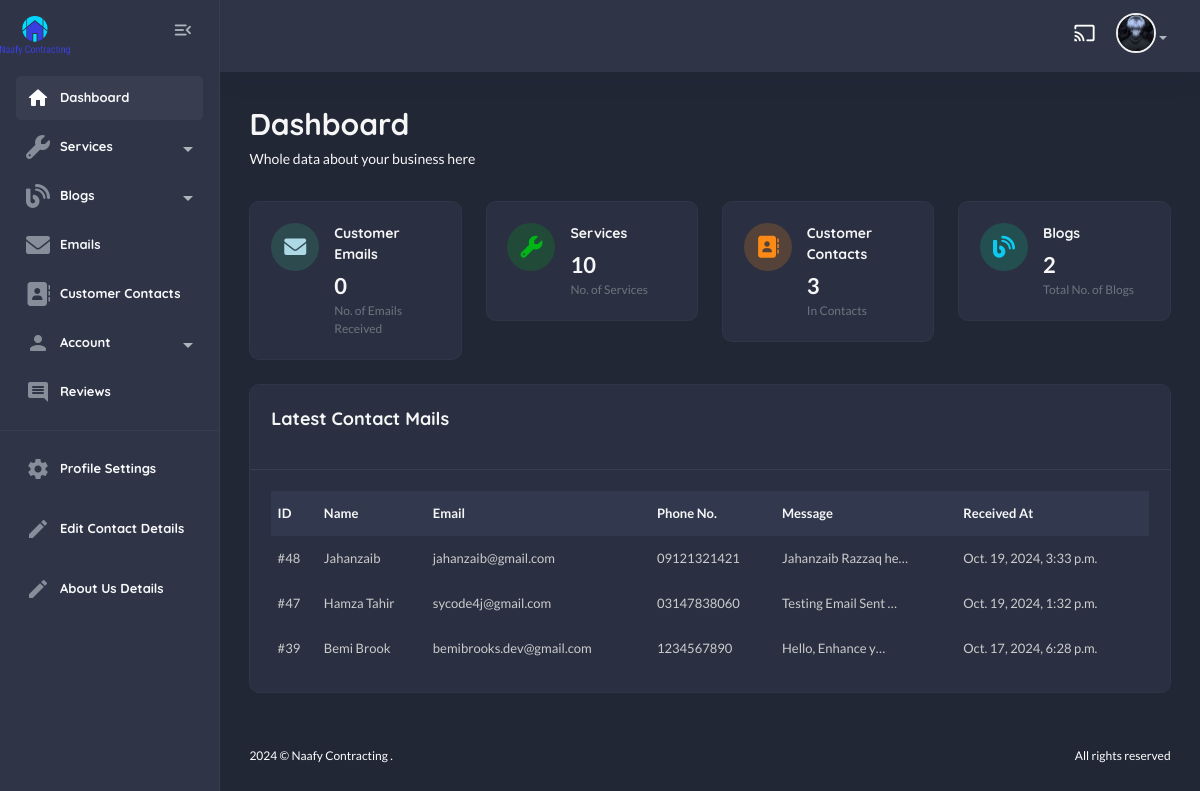
Page /useradmin/ (signed in) on the earlier database version.
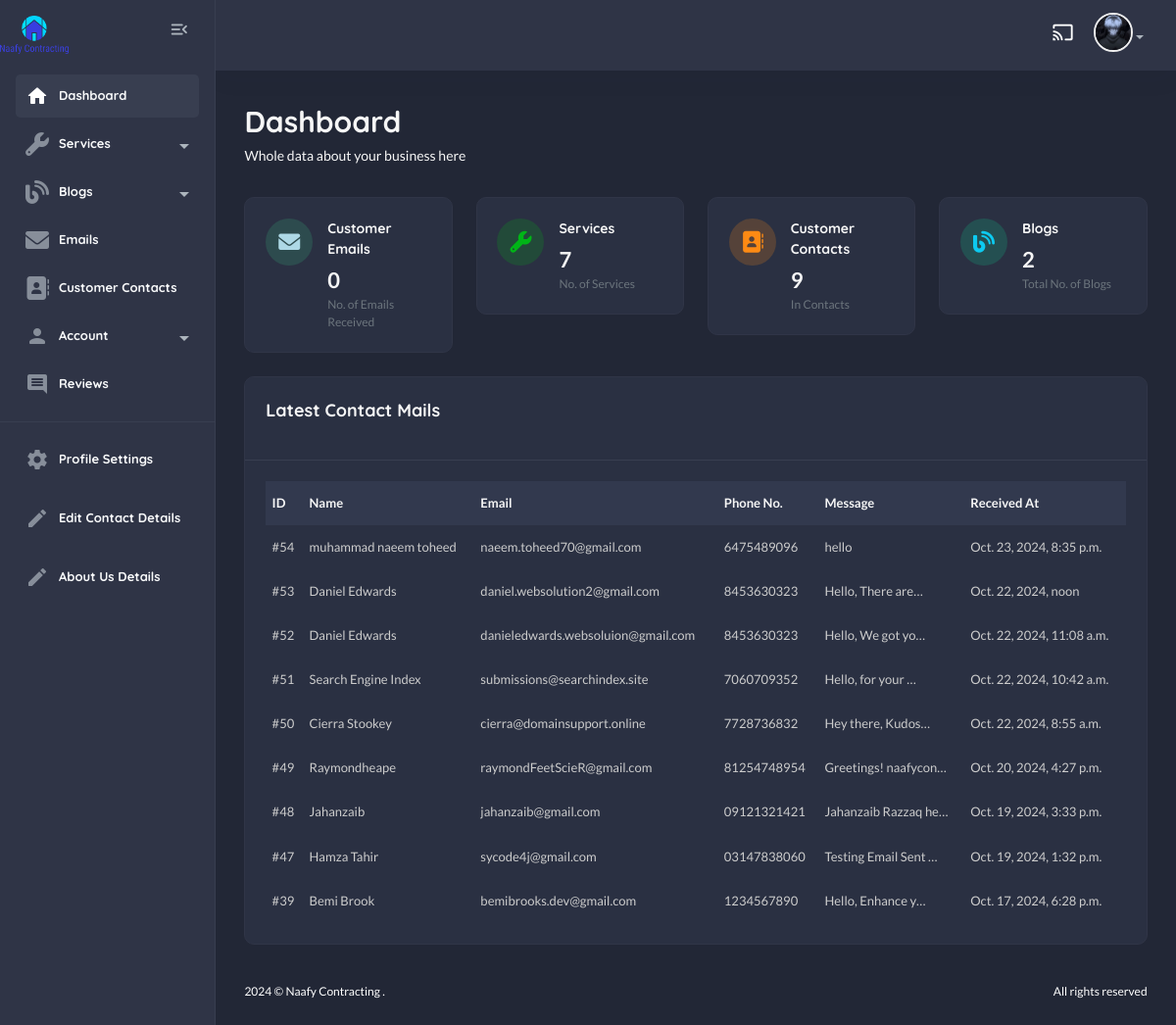
Same page on the later database version.
### contact/models.py (models this page shows, shortened)
class Contact(models.Model):
    name = models.CharField(max_length=100)
    email = models.EmailField(unique=True)
    phone_no = models.CharField(max_length=20, default="+123 456 7890")
    message = models.TextField()
    submitted_at = models.DateTimeField(auto_now_add=True)
    responded = models.BooleanField(default=False)

### useradmin/views.py (the view)
# urls.py: path("", views.dashboard_view, name="dashboard"),
@login_required
def dashboard_view(request):
    contacts = Contact.objects.all().order_by("-id")
    emails = Email.objects.all()
    services = Service.objects.all()
    blogs = Blog.objects.all()
    context = {
        "contacts" : contacts,
        "emails" : emails,
        "services" : services,
        "blogs" : blogs,
    }
    return render(request, "useradmin/dashboard.html", context)

### home/context_processors.py (called while the page is built)
def default(request):
    contact_details = ContactDetails.objects.first()
    return {
        "contact_details" : contact_details,
    }

### templates/useradmin/dashboard.html (shortened to what the changed rows need)
{% extends "useradmin/base.html" %}
    {% load static %}
        {% block content %}
            <section class="content-main">
                <div class="content-header">
                    <div>
                        <h2 class="content-title card-title">Dashboard</h2>
                    </div>
                </div>
                <div class="row">
                    <div class="col-lg-3">
                        <div class="card card-body mb-4">
                            <article class="icontext">
                                <div class="text">
                                    <h6 class="mb-1 card-title">Services</h6>
                                    <span>{{services.count}}</span>
                                    <span class="text-sm"> No. of Services </span>
                                </div>
                            </article>
                        </div>
                    </div>
                    <div class="col-lg-3">
                        <div class="card card-body mb-4">
                            <article class="icontext">
                                <div class="text">
                                    <h6 class="mb-1 card-title">Customer Contacts</h6>
                                    <span>{{contacts.count}}</span>
                                    <span class="text-sm"> In {{categories.count}} Contacts </span>
                                </div>
                            </article>
                        </div>
                    </div>
                </div>
                <div class="card mb-4">
                    <div class="card-body">
                        <div class="table-responsive">
                            <div class="table-responsive">
                                <table class="table align-middle table-nowrap mb-0">
                                    <thead class="table-light">
                                        <tr>
                                            <th class="align-middle" scope="col">ID</th>
                                            <th class="align-middle" scope="col">Name</th>
                                            <th class="align-middle" scope="col">Email</th>
                                            <th class="align-middle" scope="col">Phone No.</th>
                                            <th class="align-middle" scope="col">Message</th>
                                            <th class="align-middle" scope="col">Received At</th>
                                        </tr>
                                    </thead>
                                    <tbody>
                                        {% for c in contacts %}
                                            <tr>
                                                <td><aclass="fw-bold">#{{c.id}}</aclass=></td>
                                                <td>{{c.name}}</td>
                                                <td>{{c.email}}</td>
                                                <td>{{c.phone_no}}</td>
                                                <td>{{c.message|truncatechars:20}}</td>
                                                <td>{{c.submitted_at}}</td>
                                            </tr>
                                        {% endfor %}
                                    </tbody>
                                </table>
                            </div>
                        </div>
                    </div>
                </div>
            </section>
        {% endblock content%}

### templates/useradmin/base.html (shortened to what the changed rows need)
{% load static %}
<!DOCTYPE html>
<html lang="en">
    <head>
        <link href="{% static 'assets1/css/main.css' %}" rel="stylesheet" type="text/css" />
        <link rel="stylesheet" href="https://use.fontawesome.com/releases/v5.15.4/css/all.css">
        <link rel="stylesheet" href="{% static 'css/custom.css' %}" type="text/css">
        <link rel="stylesheet" href="https://cdnjs.cloudflare.com/ajax/libs/font-awesome/6.0.0/css/all.min.css">
    </head>
    <body class="dark">
        <aside class="navbar-aside" id="offcanvas_aside">
            <div class="d-flex justify-content-center align-items-center">
                <a href="{% url 'home:home' %}" target="_blank" class="brand-wrap">
                    <img src="{% static 'img/logo/nc-logo.png' %}" class="logo mr-100 mt-3" width="70px" alt="Naafy Dashboard" />
                </a>
            </div>
                    <li class="menu-item {% url 'useradmin:dashboard' as dashboard_url %} {% if request.path == dashboard_url %}active{% endif %}">
                    </li>
                    <li class="menu-item {% url 'useradmin:email-list' as email_list_url %} {% if request.path == email_list_url %}active{% endif %}">
                    </li>
                    <li class="menu-item {% url 'useradmin:contact-list' as contact_list_url %} {% if request.path == contact_list_url %}active{% endif %}">
                    </li>
                    <li class="menu-item {% url 'useradmin:reviews-list' as reviews_url %} {% if request.path == reviews_url %}active{% endif %} ">
                    </li>
        </aside>
        <main class="main-wrap">
            {% block content %}
            {% endblock content %}
        </main>
    </body>
</html>

Differences in the rows shown:
added Contact: id "54", name "muhammad naeem toheed", email "naeem.toheed70@gmail.com", phone_no "6475489096", message "hello", submitted_at "Oct. 23, 2024, 8:35 p.m."
added Contact: id "53", name "Daniel Edwards", email "daniel.websolution2@gmail.com", phone_no "8453630323", message "Hello, There are…", submitted_at "Oct. 22, 2024, noon"
added Contact: id "52", name "Daniel Edwards", email "danieledwards.websoluion@gmail.com", phone_no "8453630323", message "Hello, We got yo…", submitted_at "Oct. 22, 2024, 11:08 a.m."
added Contact: id "51", name "Search Engine Index", email "submissions@searchindex.site", phone_no "7060709352", message "Hello, for your …", submitted_at "Oct. 22, 2024, 10:42 a.m."
added Contact: id "50", name "Cierra Stookey", email "cierra@domainsupport.online", phone_no "7728736832", message "Hey there, Kudos…", submitted_at "Oct. 22, 2024, 8:55 a.m."
added Contact: id "49", name "Raymondheape", email "raymondFeetScieR@gmail.com", phone_no "81254748954", message "Greetings! naafycon…", submitted_at "Oct. 20, 2024, 4:27 p.m."
Other differences:
{{ services.count }}: "10" → "7"
{{ contacts.count }}: "3" → "9"
